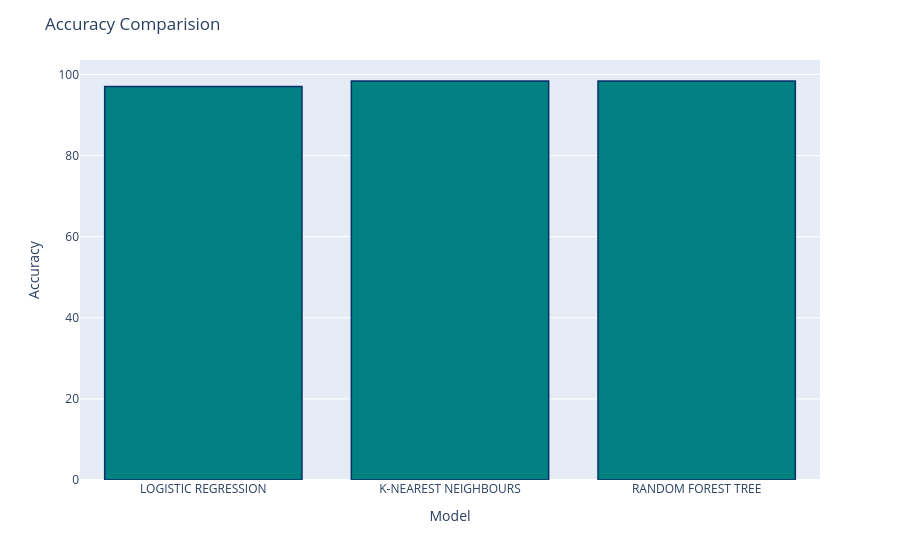

The notebook cell saved with this chart:
### Code cell
import plotly.express as px
fig = px.bar(x=list(accuracies.keys()), y=list(accuracies.values()))
fig.update_traces(marker_color='teal', marker_line_color='rgb(8,48,107)', marker_line_width=1.5)
fig.update_layout(title="Accuracy Comparision", xaxis_title="Model", yaxis_title="Accuracy")
fig.show()

### Figure 1 — Plotly figure (JSON) as saved in the notebook; plotly's stock layout.template omitted (floating-point values rounded to 4 significant figures)
{"data": [{"alignmentgroup": "True", "hovertemplate": "x=%{x}<br>y=%{y}<extra></extra>", "legendgroup": "", "marker": {"color": "teal", "line": {"color": "rgb(8,48,107)", "width": 1.5}, "pattern": {"shape": ""}}, "name": "", "offsetgroup": "", "orientation": "v", "showlegend": false, "textposition": "auto", "type": "bar", "x": ["LOGISTIC REGRESSION", "K-NEAREST NEIGHBOURS", "RANDOM FOREST TREE"], "xaxis": "x", "y": [97.03, 98.37, 98.39], "yaxis": "y"}], "layout": {"autosize": true, "barmode": "relative", "legend": {"tracegroupgap": 0}, "margin": {"t": 60}, "title": {"text": "Accuracy Comparision"}, "xaxis": {"anchor": "y", "autorange": true, "domain": [0, 1], "range": [-0.5, 2.5], "title": {"text": "Model"}, "type": "category"}, "yaxis": {"anchor": "x", "autorange": true, "domain": [0, 1], "range": [0, 103.6], "title": {"text": "Accuracy"}, "type": "linear"}}}
